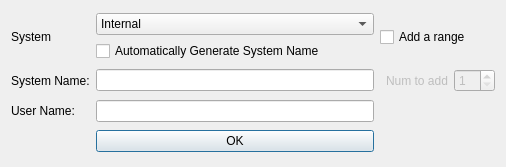
<?xml version="1.0" encoding="UTF-8"?>
<ui version="4.0">
 <class>AddEditDialog</class>
 <widget class="QDialog" name="AddEditDialog">
  <property name="geometry">
   <rect>
    <x>0</x>
    <y>0</y>
    <width>506</width>
    <height>167</height>
   </rect>
  </property>
  <property name="windowTitle">
   <string>Dialog</string>
  </property>
  <layout class="QGridLayout" name="gridLayout">
   <item row="2" column="0">
    <widget class="QLabel" name="lbSystemName">
     <property name="text">
      <string>System Name:</string>
     </property>
    </widget>
   </item>
   <item row="3" column="0">
    <widget class="QLabel" name="lbUser">
     <property name="text">
      <string>User Name:</string>
     </property>
    </widget>
   </item>
   <item row="4" column="2">
    <widget class="QPushButton" name="btnOK">
     <property name="text">
      <string>OK</string>
     </property>
    </widget>
   </item>
   <item row="0" column="3" colspan="3">
    <widget class="QCheckBox" name="chkAdd">
     <property name="text">
      <string>Add a range</string>
     </property>
    </widget>
   </item>
   <item row="3" column="2">
    <widget class="QLineEdit" name="edUserName"/>
   </item>
   <item row="0" column="0">
    <widget class="QLabel" name="lbSystem">
     <property name="text">
      <string>System</string>
     </property>
    </widget>
   </item>
   <item row="2" column="5">
    <widget class="QSpinBox" name="sbAdd">
     <property name="enabled">
      <bool>false</bool>
     </property>
     <property name="minimum">
      <number>1</number>
     </property>
    </widget>
   </item>
   <item row="2" column="4">
    <widget class="QLabel" name="lbNumToAdd">
     <property name="enabled">
      <bool>false</bool>
     </property>
     <property name="text">
      <string>Num to add</string>
     </property>
    </widget>
   </item>
   <item row="2" column="2">
    <widget class="QLineEdit" name="edSystemName"/>
   </item>
   <item row="0" column="2">
    <layout class="QVBoxLayout" name="verticalLayout">
     <item>
      <widget class="QComboBox" name="cbSystem">
       <item>
        <property name="text">
         <string>Internal</string>
        </property>
       </item>
       <item>
        <property name="text">
         <string>LocoNet</string>
        </property>
       </item>
      </widget>
     </item>
     <item>
      <widget class="QCheckBox" name="chkAutoGen">
       <property name="text">
        <string>Automatically Generate System Name</string>
       </property>
      </widget>
     </item>
    </layout>
   </item>
  </layout>
 </widget>
 <resources/>
 <connections/>
</ui>
